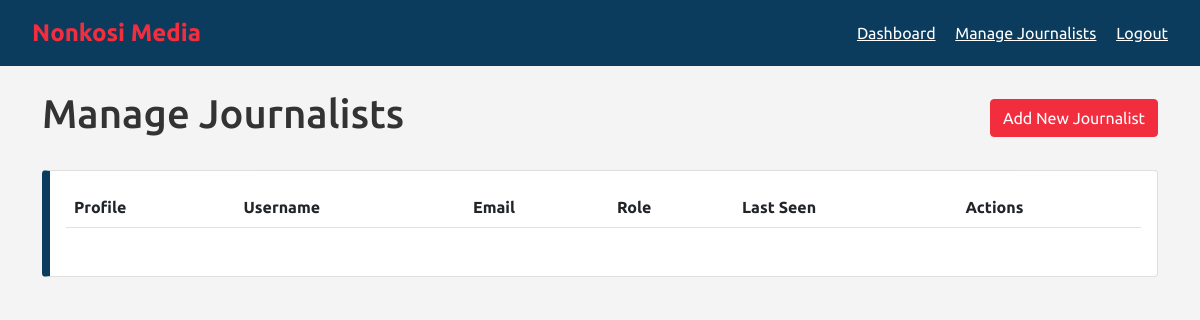
The app's page /admin/manage_journalists (signed in), older data.
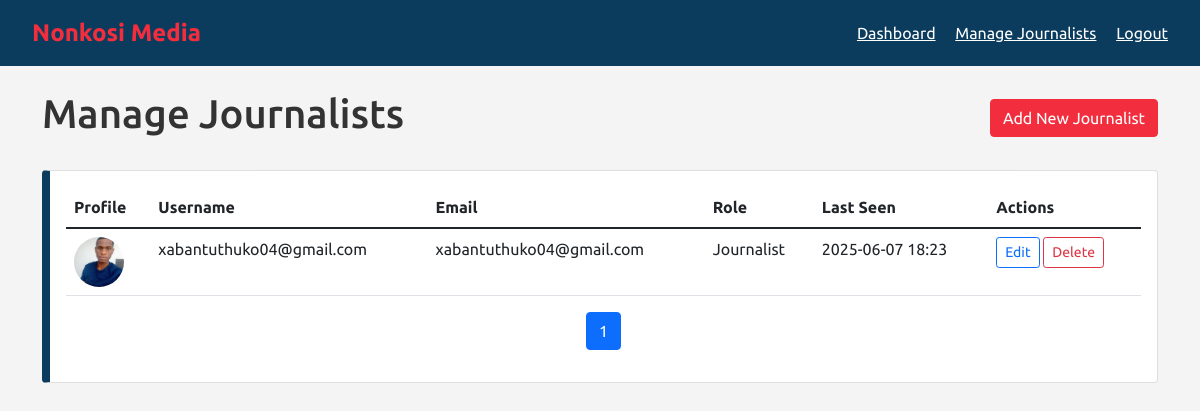
The same page, newer data.
### app.py (models this page shows, shortened)
class User(db.Model, UserMixin):
    id = db.Column(db.Integer, primary_key=True)
    username = db.Column(db.String(50), unique=True, nullable=False)
    email = db.Column(db.String(120), unique=True, nullable=False)
    password = db.Column(db.String(60), nullable=False)
    role = db.Column(db.String(20), nullable=False, default='user')
    profile_pic = db.Column(db.String(100), nullable=False, default='default.jpg')
    last_seen = db.Column(db.DateTime, default=datetime.utcnow)
    news_articles = db.relationship('News', backref='author', lazy=True)

### app.py (the view)
@app.route('/admin/manage_journalists')
@login_required
def manage_journalists():
    if current_user.role != 'admin':
        flash('You are not authorized to access this page', 'error')
        return redirect(url_for('home'))
    page = request.args.get('page', 1, type=int)
    per_page = 10  # Number of journalists per page
    journalists = User.query.filter(User.role.in_(['journalist', 'senior_journalist', 'junior_journalist']))\
                          .order_by(User.username)\
                          .paginate(page=page, per_page=per_page, error_out=False)
    return render_template('manage_journalists.html',
                         journalists=journalists.items,
                         page=page,
                         total_pages=journalists.pages)

### app.py (called while the page is built)
@login_manager.user_loader
def load_user(user_id):
    return User.query.get(int(user_id))

@app.context_processor
def inject_datetime():
    return {'datetime': datetime}

### templates/manage_journalists.html (shortened to what this page needs)
<!DOCTYPE html>
<html lang="en">
<head>
  <link href="https://cdn.jsdelivr.net/npm/bootstrap@5.1.3/dist/css/bootstrap.min.css" rel="stylesheet">
</head>
<body>
  <header class="header mb-4">
    <div class="container-fluid">
      <div class="d-flex justify-content-between align-items-center">
        <div class="logo">Nonkosi Media</div>
        <nav>
          <a href="/admin" class="text-white me-3">Dashboard</a>
          <a href="/admin/manage_journalists" class="text-white me-3">Manage Journalists</a>
          <a href="/logout" class="text-white">Logout</a>
        </nav>
      </div>
    </div>
  </header>
  <div class="container">
    <div class="d-flex justify-content-between align-items-center mb-4">
      <h1>Manage Journalists</h1>
      <button class="btn btn-primary" data-bs-toggle="modal" data-bs-target="#addJournalistModal">
        Add New Journalist
      </button>
    </div>
    <div class="card mb-4">
      <div class="card-body">
        <div class="table-responsive">
          <table class="table table-hover">
            <thead>
              <tr>
                <th>Profile</th>
                <th>Username</th>
                <th>Email</th>
                <th>Role</th>
                <th>Last Seen</th>
                <th>Actions</th>
              </tr>
            </thead>
            <tbody>
              {% for journalist in journalists %}
              <tr>
                <td>
                  <img src="{{ url_for('static', filename='uploads/profile_pics/' + journalist.profile_pic) }}"
                       alt="{{ journalist.username }}" class="profile-img">
                </td>
                <td>{{ journalist.username }}</td>
                <td>{{ journalist.email }}</td>
                <td>{{ journalist.role.replace('_', ' ').title() }}</td>
                <td>{{ journalist.last_seen.strftime('%Y-%m-%d %H:%M') if journalist.last_seen else 'Never' }}</td>
                <td>
                  <button class="btn btn-sm btn-outline-primary edit-btn"
                          data-id="{{ journalist.id }}"
                          data-username="{{ journalist.username }}"
                          data-email="{{ journalist.email }}"
                          data-role="{{ journalist.role }}">
                    Edit
                  </button>
                  <button class="btn btn-sm btn-outline-danger delete-btn"
                          data-id="{{ journalist.id }}">
                    Delete
                  </button>
                </td>
              </tr>
              {% endfor %}
            </tbody>
          </table>
        </div>
        <nav>
          <ul class="pagination justify-content-center">
            {% for p in range(1, total_pages + 1) %}
              <li class="page-item {% if p == page %}active{% endif %}">
                <a class="page-link" href="{{ url_for('manage_journalists', page=p) }}">{{ p }}</a>
              </li>
            {% endfor %}
          </ul>
        </nav>
      </div>
    </div>
  </div>
</body>
</html>

Row changes from the older to the newer data that the page shows:
added User: profile_pic (picture), username "xabantuthuko04@gmail.com", email "xabantuthuko04@gmail.com", role.replace "Journalist", last_seen "2025-06-07 18:23"
Text that changed along with them:
new list line: "1"
